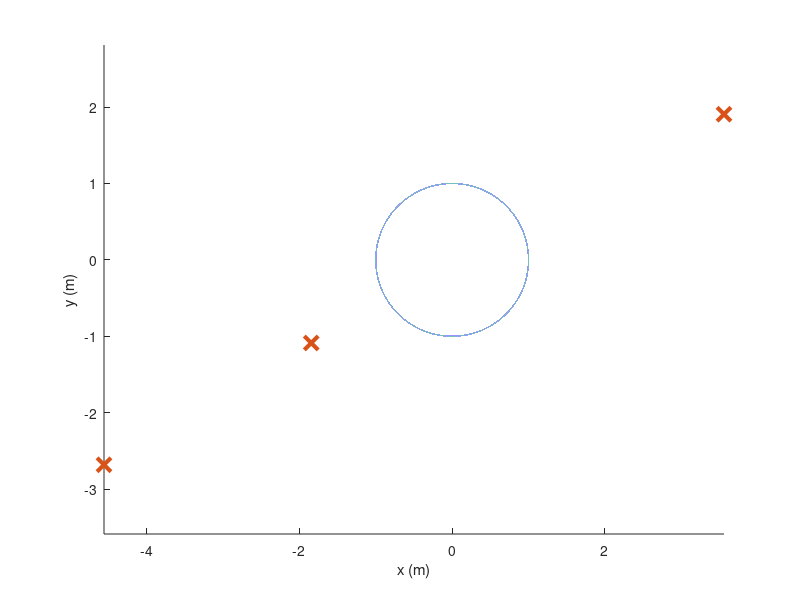
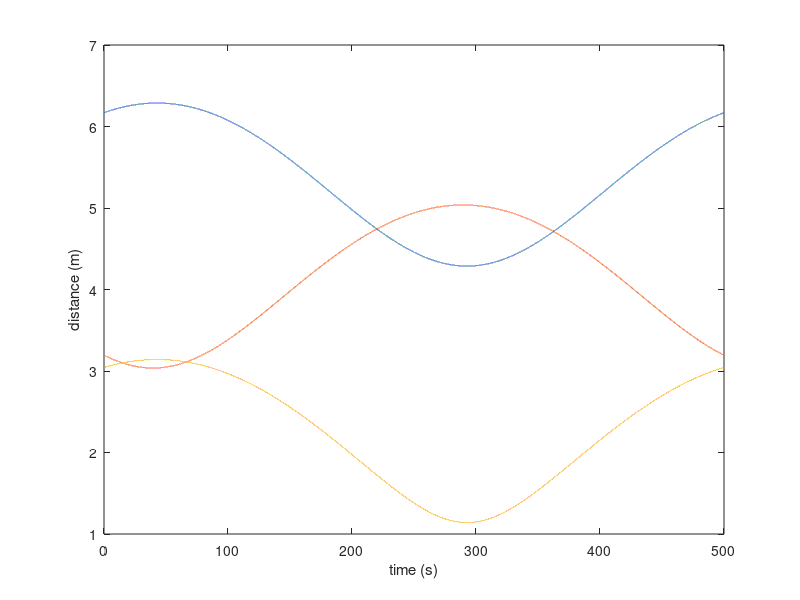

The MATLAB script that drew these images, in order: (Note: this script raises an error after producing the figures.)
clc;
clear all;
close all;

%% Scenario
dt = 1e-2;
duration = 500;
time = (0:dt:duration)';
N = length(time);

radius = 1;
omega = 2 * pi * tanh(2 * time) / duration;
velocity = radius * omega;
acceleration = gradient(velocity, dt);
angle = cumtrapz(dt, omega);
dronePath = radius * [cos(angle) sin(angle)];
attitude = pi / 2 + angle;

% Define GPS and IMU noise parameters
gps_noise_std = 0.01; % GPS noise standard deviation
imu_accel_noise_std = 0.001; % IMU acceleration noise standard deviation
imu_omega_noise_std = 0.001; % IMU angular velocity noise standard deviation
% generate random noise for the uwb measurements
uwb_noise_std = 0.1;


% Generate GPS and IMU noise
gps_noise = gps_noise_std * randn(N, 2);
imu_accel_noise = imu_accel_noise_std * randn(N, 1);
imu_omega_noise = imu_omega_noise_std * randn(N, 1);
uwb_noise_noise = uwb_noise_std * randn(N, 1);

% Generate GPS and IMU measurements
gps_measurements       = dronePath + gps_noise;
imu_accel_measurements = acceleration + imu_accel_noise;
imu_omega_measurements = omega + imu_omega_noise;

% Generate random number of UWB anchors
min_anchors = 3; % Minimum number of anchors
max_anchors = 6; % Maximum number of anchors
num_anchors = randi([min_anchors, max_anchors]); % Random number of anchors
anchors = rand(num_anchors, 2) * 10 - 5; % Generate random positions for anchors within a square region [-5, 5] x [-5, 5]
% Generate UWB measurements
uwb_measurements = pdist2(dronePath, anchors) + uwb_noise_noise;

figure; hold on; axis equal;
plot(dronePath(:,1), dronePath(:,2));
plot(anchors(:,1),anchors(:,2), 'x', 'MarkerSize',10,'LineWidth',3)
xlabel('x (m)')
ylabel('y (m)')

%% Distances
distance = pdist2(dronePath, anchors);
figure;
plot(time,distance);
xlabel('time (s)');
ylabel('distance (m)')

%% Dead reckoning problem

x_sym = str2sym({'x'; 'y'; 'theta'; 'v'; 'gps_x'; 'gps_y'; 'imu_accel'; 'imu_omega'});
u_sym = str2sym({'a'; 'omega'});
vars_sym = [x_sym; u_sym];

f_sym = str2sym({ 
    'x + v * dt * cos(theta)';...
    'y + v * dt * sin(theta)';...
    'theta + omega * dt';...
    'v + a*dt';...
    'gps_x';...
    'gps_y';...
    'imu_accel';...
    'imu_omega';
    });

%% Linearization
A_sym = jacobian(f_sym, x_sym);
G_sym = jacobian(f_sym, u_sym);

% code generation
f_func = matlabFunction(subs(f_sym, 'dt', dt), 'Vars', {u_sym x_sym});
A_func = matlabFunction(subs(A_sym, 'dt', dt), 'Vars', {u_sym x_sym});
G_func = matlabFunction(subs(G_sym, 'dt', dt), 'Vars', {u_sym x_sym});

% Measurement
uwb_h = cell(height(anchors), 1);
for i= 1:size(anchors, 1)
    x_i = anchors(i, 1);
    y_i = anchors(i, 2);

    uwb_h{i} = ['norm([x - (' num2str(x_i) '), y - (' num2str(y_i) ')] )'];
end

gps_h = {'gps_x'; 'gps_y'};
imu_h = {'imu_accel'; 'imu_omega'};
h_sym = str2sym(['theta'; uwb_h; gps_h; imu_h]);
H_sym = jacobian(h_sym, x_sym);

h_func = matlabFunction(h_sym, 'Vars', {x_sym});
H_func = matlabFunction(H_sym, 'Vars', {x_sym});

%% Sensors

% odometry
Q =  diag([0.01, 0.005]);
u = [acceleration, omega];

% measurement
R = blkdiag(0.1, 0.7 * eye(height(anchors)), gps_noise_std * eye(2), diag([imu_accel_noise_std^2, imu_omega_noise_std^2]));
z = [attitude, uwb_measurements, gps_measurements, imu_accel_measurements, imu_omega_measurements];

figure;
subplot(2,2,1); hold on;
title('acceleration')
plot(time,acceleration);

subplot(2,2,2); hold on;
title('angular velocity');
plot(time,omega);

subplot(2,2,3); hold on;
title('attitude')
plot(time, attitude)

subplot(2,2,4); hold on;
title('distance');
plot(time,distance)

%% Filter (EKF)
x = zeros(height(x_sym), N);
x(:,1) = [0 0 attitude(1), 0, 0, 0, 0, 0];

P = zeros(height(x_sym), height(x_sym), N);
P(:,:,1) = diag([0, 0, R(1,1), 0, 0, 0, 0, 0]);

for i = 1:N-1
    % Prediction
    x(:, i + 1) = f_func(u(i, :)', x(:,i));
    A = A_func(u(i, :)', x(:, i));
    G = G_func(u(i, :)', x(:, i));
    P(:, :, i+1) = A * P(:, :, i) * A' + G * Q * G';

    % Update
    if mod(i, 50) == 0
        H = H_func(x(:, i+1));
        S = H * P(:, :, i+1) * H' + R;
        W = P(:, :, i+1) * H' / S;
        I = z(i, :)' - h_func(x(:, i+1));
    
        x(:, i+1) = x(:, i+1) + W*I;
        P(:, :, i+1) = P(:,:,i+1) - W * H * P(:, :, i+1);
    end
end

figure;
subplot(2,2,1);hold on; axis equal;
title('dronePath')
plot(dronePath(:,1), dronePath(:,2));
plot(x(1,:), x(2,:))

subplot(2,2,2); hold on;
title('Attitude')
plot(time, attitude)
plot(time, x(3,:))

subplot(2,2,[3 4]); hold on;
title('velocity')
plot(time, velocity)
plot(time, x(4,:))

figure;hold on;
title('Covariance')

for i =1:8
    plot(time, squeeze(P(i,i,:)))
end
legend({'x', 'y', 'theta', 'v', 'gps_x', 'gps_y', 'imu_accel', 'imu_omega'})

error_pos_x = dronePath(:,1) - x(1,:)';
error_pos_y = dronePath(:,2) - x(2,:)';

figure;
histogram(error_pos_x, 50)

figure;
histogram(error_pos_y, 50)
